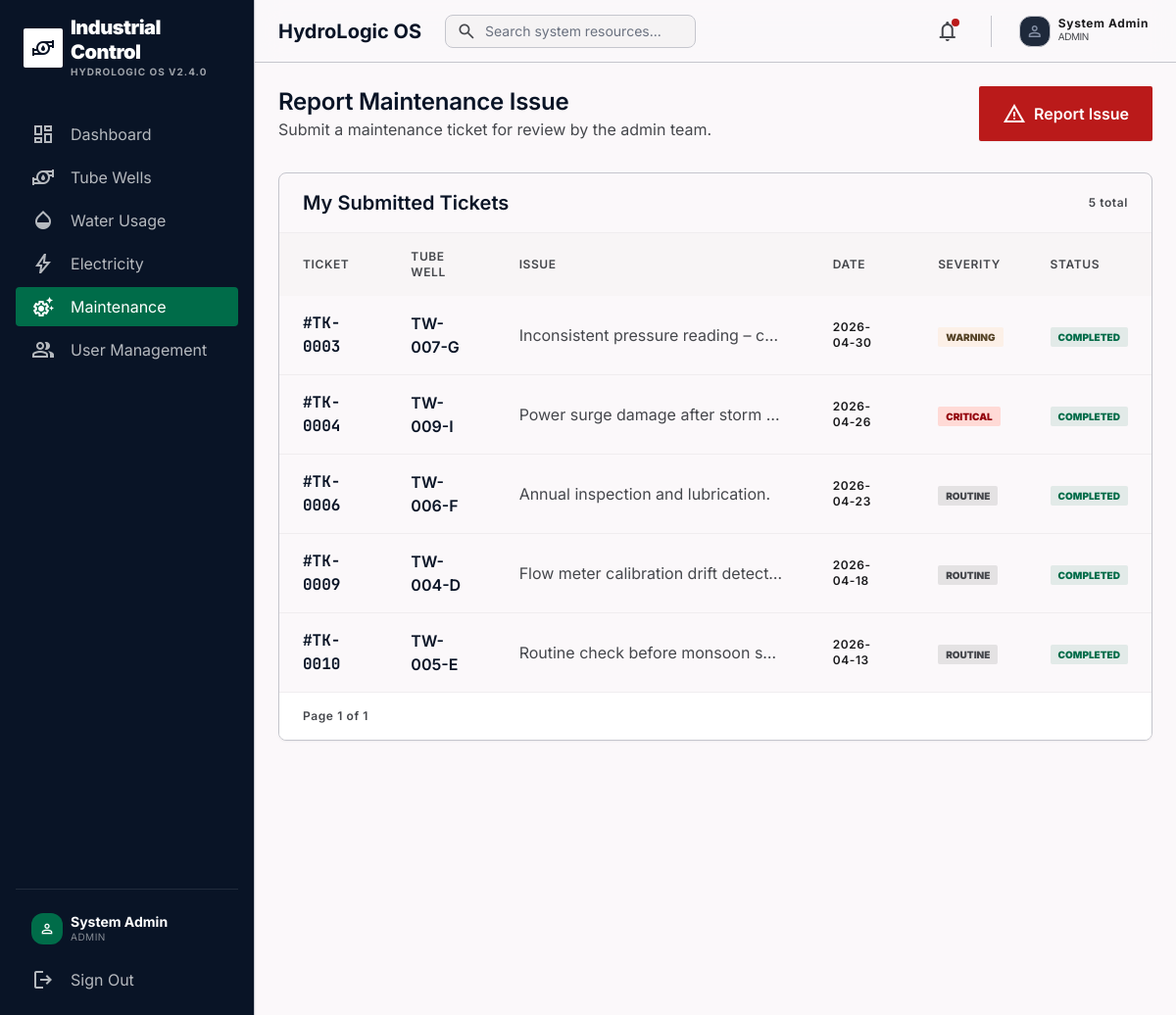
Screenshot of /operator/maintenance.php (signed in) with the database file from the repository.
### tables this page shows
CREATE TABLE IF NOT EXISTS maintenance (
    id                  INT AUTO_INCREMENT PRIMARY KEY,
    tube_well_id        INT             NOT NULL,
    issue               TEXT            NOT NULL,
    maintenance_date    DATE            NOT NULL,
    status              ENUM('Pending', 'In Progress', 'Completed') DEFAULT 'Pending',
    severity            ENUM('Routine', 'Warning', 'Critical')      DEFAULT 'Routine',
    technician_name     VARCHAR(100),
    remarks             TEXT,
    reported_by         INT,                                         
    resolved_at         DATETIME,
    created_at          TIMESTAMP       DEFAULT CURRENT_TIMESTAMP,
    updated_at          TIMESTAMP       DEFAULT CURRENT_TIMESTAMP ON UPDATE CURRENT_TIMESTAMP,
    FOREIGN KEY (tube_well_id) REFERENCES tube_wells(id) ON DELETE CASCADE,
    FOREIGN KEY (reported_by)  REFERENCES users(id)      ON DELETE SET NULL
);

CREATE TABLE IF NOT EXISTS tube_wells (
    id                  INT AUTO_INCREMENT PRIMARY KEY,
    well_code           VARCHAR(30)     NOT NULL UNIQUE,           
    tube_well_name      VARCHAR(150)    NOT NULL,
    location            VARCHAR(255)    NOT NULL,
    installation_date   DATE            NOT NULL,
    status              ENUM('Active', 'Inactive', 'Under Maintenance') DEFAULT 'Active',
    description         TEXT,
    created_by          INT,                                       
    created_at          TIMESTAMP       DEFAULT CURRENT_TIMESTAMP,
    updated_at          TIMESTAMP       DEFAULT CURRENT_TIMESTAMP ON UPDATE CURRENT_TIMESTAMP,
    FOREIGN KEY (created_by) REFERENCES users(id) ON DELETE SET NULL
);

### operator/maintenance.php (the view, shortened to what this page needs)
<?php
require_once __DIR__ . '/../config/db_connect.php';
require_once __DIR__ . '/../includes/functions.php';
$uid = (int)$_SESSION['user_id'];
$page_num = max(1,(int)($_GET['page']??1));
$cs = mysqli_prepare($conn,"SELECT COUNT(*) AS total FROM maintenance WHERE reported_by=?");
mysqli_stmt_bind_param($cs,'i',$uid);
mysqli_stmt_execute($cs);
$total_rows = mysqli_fetch_assoc(mysqli_stmt_get_result($cs))['total'] ?? 0;
$pager  = paginate($total_rows, RECORDS_PER_PAGE, $page_num);
$limit  = RECORDS_PER_PAGE;
$offset = $pager['offset'];
$ls = mysqli_prepare($conn,
    "SELECT m.*, tw.tube_well_name, tw.well_code FROM maintenance m
     JOIN tube_wells tw ON tw.id=m.tube_well_id
     WHERE m.reported_by=? ORDER BY m.created_at DESC LIMIT ? OFFSET ?"
);
mysqli_stmt_bind_param($ls,'iii',$uid,$limit,$offset);
mysqli_stmt_execute($ls);
$records = mysqli_stmt_get_result($ls);
require_once __DIR__ . '/../includes/header.php';
require_once __DIR__ . '/../includes/sidebar.php';
?>
<main class="ml-sidebar-width min-h-screen flex flex-col">
    <?php require_once __DIR__ . '/../includes/topbar.php'; ?>
    <div class="p-lg flex-1">
        <div class="flex flex-col md:flex-row md:items-center justify-between mb-xl gap-md">
            <div>
                <h2 class="font-h2 text-h2 text-primary">Report Maintenance Issue</h2>
                <p class="text-on-surface-variant font-body-md">Submit a maintenance ticket for review by the admin team.</p>
            </div>
            <button onclick="openModal('add-modal')"
                    class="flex items-center gap-sm bg-error text-on-error px-lg py-md rounded shadow-sm hover:opacity-90">
                <span class="material-symbols-outlined">report_problem</span>
                <span class="font-body-md font-semibold">Report Issue</span>
            </button>
        </div>
        <div class="bg-surface border border-outline-variant rounded-xl overflow-hidden shadow-sm">
            <div class="px-lg py-md border-b border-surface-container flex items-center justify-between">
                <h3 class="font-h3 text-h3 text-primary">My Submitted Tickets</h3>
                <span class="text-label-sm text-on-surface-variant"><?= $total_rows ?> total</span>
            </div>
            <div class="overflow-x-auto">
                <table class="w-full text-left border-collapse">
                    <thead><tr class="bg-surface-container-low/50">
                        <th class="px-lg py-md text-label-sm text-on-surface-variant uppercase">Ticket</th>
                        <th class="px-lg py-md text-label-sm text-on-surface-variant uppercase">Tube Well</th>
                        <th class="px-lg py-md text-label-sm text-on-surface-variant uppercase">Issue</th>
                        <th class="px-lg py-md text-label-sm text-on-surface-variant uppercase">Date</th>
                        <th class="px-lg py-md text-label-sm text-on-surface-variant uppercase">Severity</th>
                        <th class="px-lg py-md text-label-sm text-on-surface-variant uppercase">Status</th>
                    </tr></thead>
                    <tbody class="divide-y divide-surface-container">
                        <?php if (mysqli_num_rows($records)===0): ?>
                        <tr><td colspan="6" class="px-lg py-xl text-center text-on-surface-variant">
                            <span class="material-symbols-outlined text-[40px] block mb-sm text-outline">settings_suggest</span>
                            No tickets submitted yet.
                        </td></tr>
                        <?php else: while ($rec=mysqli_fetch_assoc($records)): ?>
                        <tr class="hover:bg-surface-container-lowest transition-colors">
                            <td class="px-lg py-md font-data-mono text-primary font-bold">#TK-<?= str_pad($rec['id'],4,'0',STR_PAD_LEFT) ?></td>
                            <td class="px-lg py-md font-semibold text-primary"><?= sanitize($rec['well_code']) ?></td>
                            <td class="px-lg py-md text-on-surface-variant max-w-xs truncate"><?= sanitize($rec['issue']) ?></td>
                            <td class="px-lg py-md text-label-sm"><?= date('Y-m-d',strtotime($rec['maintenance_date'])) ?></td>
                            <td class="px-lg py-md"><?= severity_badge($rec['severity']) ?></td>
                            <td class="px-lg py-md"><?= ticket_status_badge($rec['status']) ?></td>
                        </tr>
                        <?php endwhile; endif; ?>
                    </tbody>
                </table>
            </div>
            <div class="px-lg py-md bg-surface-container-lowest border-t border-surface-container flex items-center justify-between">
                <span class="text-label-sm text-on-surface-variant">Page <?= $pager['current_page'] ?> of <?= $pager['total_pages'] ?></span>
            </div>
        </div>
    </div>
    <?php require_once __DIR__ . '/../includes/footer.php'; ?>

### includes/functions.php (shortened to what this page needs)
<?php
function sanitize($value): string {
    return htmlspecialchars((string)$value, ENT_QUOTES | ENT_HTML5, 'UTF-8');
}
function paginate(int $total_records, int $per_page, int $current_page): array {
    $current_page = max(1, $current_page);
    $total_pages  = max(1, (int) ceil($total_records / $per_page));
    $current_page = min($current_page, $total_pages);
    $offset       = ($current_page - 1) * $per_page;
    return [
        'total_pages'  => $total_pages,
        'current_page' => $current_page,
        'per_page'     => $per_page,
        'offset'       => $offset,
        'total_records'=> $total_records,
    ];
}
function ticket_status_badge(string $status): string {
    return match($status) {
        'Pending'     => '<span class="px-2 py-1 bg-surface-container-highest text-on-surface-variant text-[10px] font-black uppercase rounded">Pending</span>',
        'In Progress' => '<span class="px-2 py-1 bg-tertiary-fixed/30 text-on-tertiary-fixed-variant text-[10px] font-black uppercase rounded">In Progress</span>',
        'Completed'   => '<span class="px-2 py-1 bg-secondary/10 text-secondary text-[10px] font-black uppercase rounded">Completed</span>',
        default       => '<span class="px-2 py-1 bg-surface-container-highest text-on-surface-variant text-[10px] font-black uppercase rounded">' . sanitize($status) . '</span>',
    };
}
function severity_badge(string $severity): string {
    return match($severity) {
        'Critical' => '<span class="px-2 py-1 bg-error-container text-on-error-container text-[10px] font-black uppercase rounded">Critical</span>',
        'Warning'  => '<span class="px-2 py-1 bg-tertiary-fixed/30 text-on-tertiary-fixed-variant text-[10px] font-black uppercase rounded">Warning</span>',
        'Routine'  => '<span class="px-2 py-1 bg-surface-container-highest text-on-surface-variant text-[10px] font-black uppercase rounded">Routine</span>',
        default    => '<span class="px-2 py-1 bg-surface-container-highest text-on-surface-variant text-[10px] font-black uppercase rounded">' . sanitize($severity) . '</span>',
    };
}

### includes/header.php (style rules this page uses)
.material-symbols-outlined { font-variation-settings: 'FILL' 0, 'wght' 400, 'GRAD' 0, 'opsz' 24; vertical-align: middle; }
body { font-family: 'Inter', sans-serif; }
main { animation: fadeIn 0.2s ease-in-out; }

### rows the page displays
maintenance: id "0003", tube_well.well_code "TW-007-G", issue "Inconsistent pressure reading – c…", maintenance_date "2026-04-30", severity "WARNING", status "COMPLETED"
maintenance: id "0004", tube_well.well_code "TW-009-I", issue "Power surge damage after storm…", maintenance_date "2026-04-26", severity "CRITICAL", status "COMPLETED"
maintenance: id "0006", tube_well.well_code "TW-006-F", issue "Annual inspection and lubrication.", maintenance_date "2026-04-23", severity "ROUTINE", status "COMPLETED"
maintenance: id "0009", tube_well.well_code "TW-004-D", issue "Flow meter calibration drift detect…", maintenance_date "2026-04-18", severity "ROUTINE", status "COMPLETED"
maintenance: id "0010", tube_well.well_code "TW-005-E", issue "Routine check before monsoon s…", maintenance_date "2026-04-13", severity "ROUTINE", status "COMPLETED"

### other values shown
APP_NAME "HYDROLOGIC OS"
APP_VERSION "V2.4.0"
$item['label'] "Dashboard"
$item['label'] "Tube Wells"
$item['label'] "Water Usage"
$item['label'] "Electricity"
$item['label'] "Maintenance"
$item['label'] "User Management"
current_user_name() "System Admin"
$role "ADMIN"
APP_NAME "HydroLogic OS"
current_role() "ADMIN"
$total_rows "5"
$pager['current_page'] "1"
$pager['total_pages'] "1"
